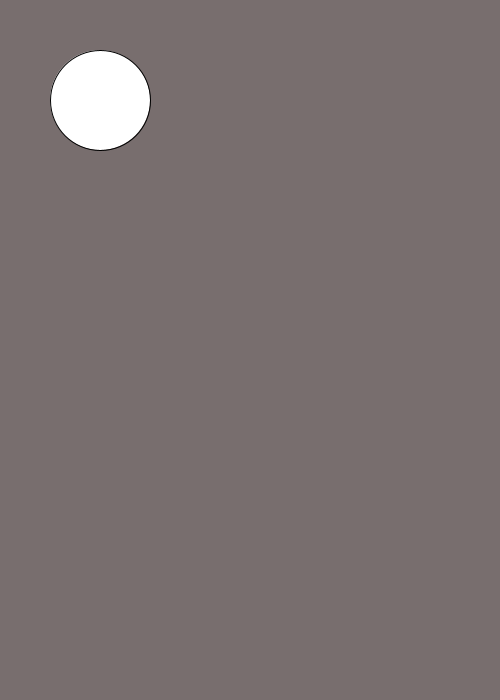
Frame 1 (no input)
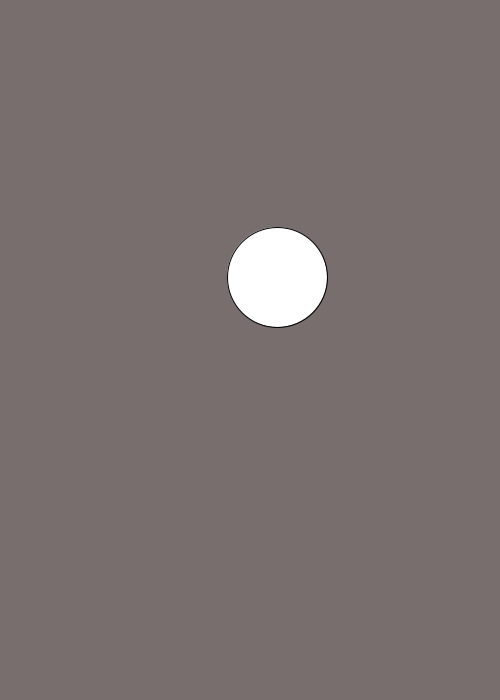
Frame 60 (the mouse pressed at the canvas centre just before this capture)
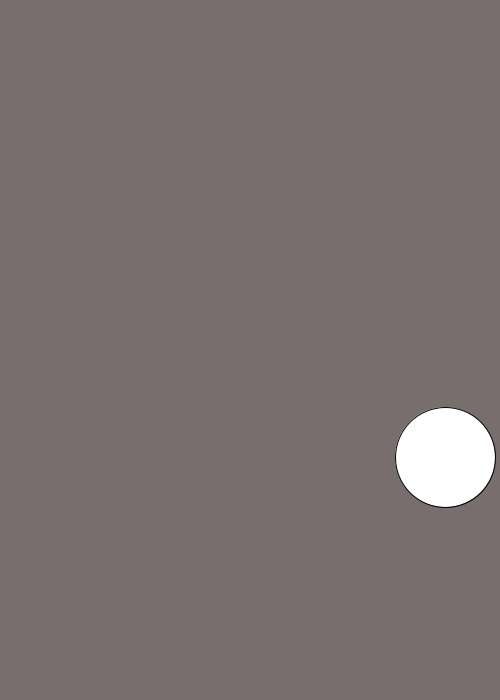
Frame 120 (the mouse held since frame 60 and released just before this capture)

The Processing sketch that drew these frames (run headless with seeded random() and noise(); from frame 60 on, the mouse is pressed at the canvas centre):

// Processing sketch: Project1_Step2
// ── Project1_Step2.pde
float posX = 100.0;
float posY = 100.0;
float velX = 3;
float velY = 3;
float radius = 50;


//runs before the main loop
//in preparation
void setup(){
  size(500,700);
}


//this is the main loop
void draw(){
  background(120, 110, 110);
  circle(posX, posY, radius * 2);
  
  if (posX + radius >= width || posX - radius <= 0 ){
    velX *= -1;
  }  
  posX += velX;
  
  if (posY + radius >= height || posY - radius <= 0 ){
    velY *= -1;
  }  
  posY += velY;
}
